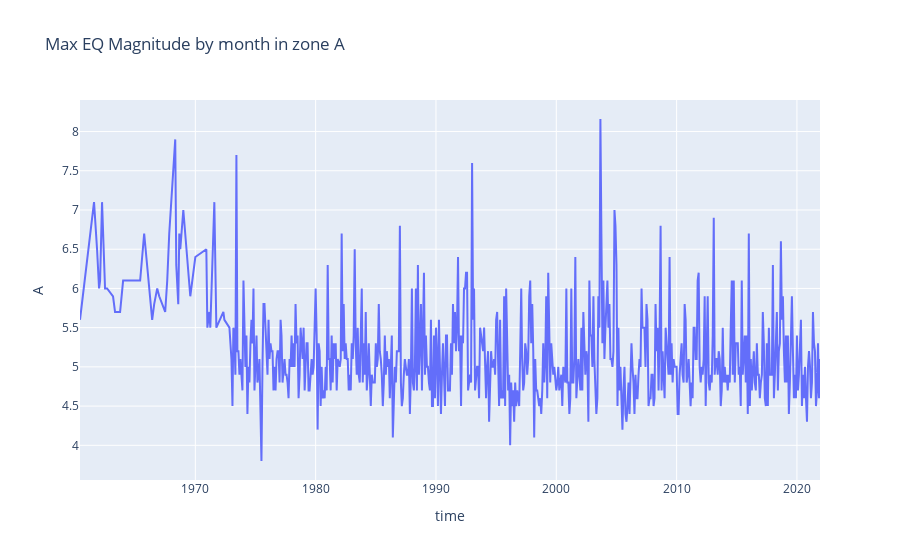
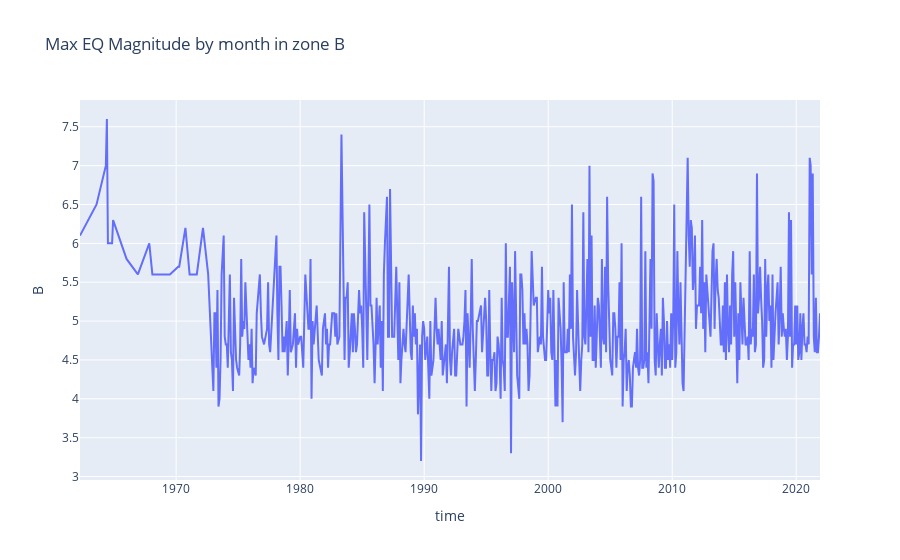
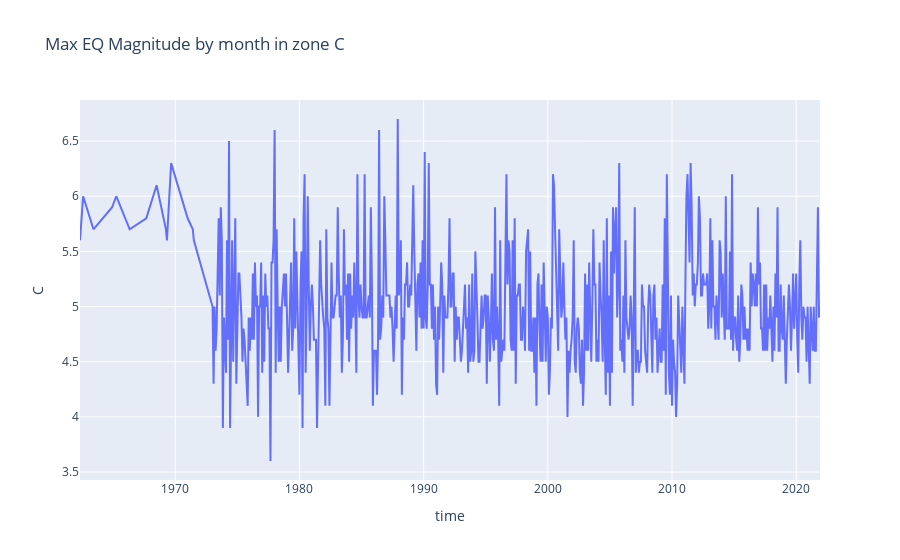
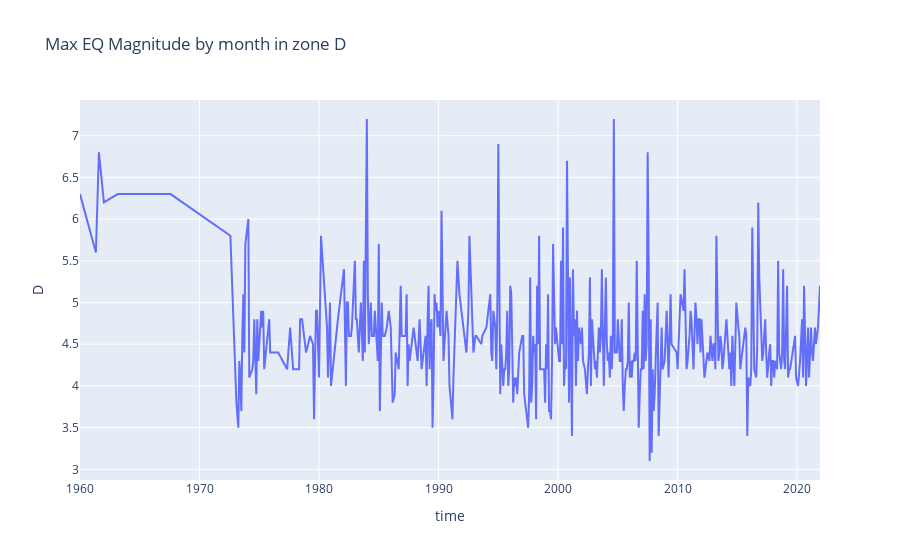

Notebook code for these charts, in order:
### Code cell
for z in list("ABCDEFG"):
    plot_mag(z)

### Figure 1 — Plotly figure (JSON) as saved in the notebook; plotly's stock layout.template omitted (floating-point values rounded to 4 significant figures; data arrays with more than 128 entries replaced by an {"elided": "..."} marker saying what was removed)
{"data": [{"hovertemplate": "time=%{x}<br>A=%{y}<extra></extra>", "legendgroup": "", "line": {"color": "#636efa", "dash": "solid"}, "mode": "lines", "name": "", "orientation": "v", "showlegend": false, "type": "scatter", "x": {"elided": "623 str values"}, "xaxis": "x", "y": {"elided": "623 float values"}, "yaxis": "y"}], "layout": {"legend": {"tracegroupgap": 0}, "title": {"text": "Max EQ Magnitude by month in zone A"}, "xaxis": {"anchor": "y", "domain": [0, 1], "title": {"text": "time"}}, "yaxis": {"anchor": "x", "domain": [0, 1], "title": {"text": "A"}}}}

### Figure 2 — Plotly figure (JSON) as saved in the notebook; plotly's stock layout.template omitted (floating-point values rounded to 4 significant figures; data arrays with more than 128 entries replaced by an {"elided": "..."} marker saying what was removed)
{"data": [{"hovertemplate": "time=%{x}<br>B=%{y}<extra></extra>", "legendgroup": "", "line": {"color": "#636efa", "dash": "solid"}, "mode": "lines", "name": "", "orientation": "v", "showlegend": false, "type": "scatter", "x": {"elided": "550 str values"}, "xaxis": "x", "y": {"elided": "550 float values"}, "yaxis": "y"}], "layout": {"legend": {"tracegroupgap": 0}, "title": {"text": "Max EQ Magnitude by month in zone B"}, "xaxis": {"anchor": "y", "domain": [0, 1], "title": {"text": "time"}}, "yaxis": {"anchor": "x", "domain": [0, 1], "title": {"text": "B"}}}}

### Figure 3 — Plotly figure (JSON) as saved in the notebook; plotly's stock layout.template omitted (floating-point values rounded to 4 significant figures; data arrays with more than 128 entries replaced by an {"elided": "..."} marker saying what was removed)
{"data": [{"hovertemplate": "time=%{x}<br>C=%{y}<extra></extra>", "legendgroup": "", "line": {"color": "#636efa", "dash": "solid"}, "mode": "lines", "name": "", "orientation": "v", "showlegend": false, "type": "scatter", "x": {"elided": "597 str values"}, "xaxis": "x", "y": {"elided": "597 float values"}, "yaxis": "y"}], "layout": {"legend": {"tracegroupgap": 0}, "title": {"text": "Max EQ Magnitude by month in zone C"}, "xaxis": {"anchor": "y", "domain": [0, 1], "title": {"text": "time"}}, "yaxis": {"anchor": "x", "domain": [0, 1], "title": {"text": "C"}}}}

### Figure 4 — Plotly figure (JSON) as saved in the notebook; plotly's stock layout.template omitted (floating-point values rounded to 4 significant figures; data arrays with more than 128 entries replaced by an {"elided": "..."} marker saying what was removed)
{"data": [{"hovertemplate": "time=%{x}<br>D=%{y}<extra></extra>", "legendgroup": "", "line": {"color": "#636efa", "dash": "solid"}, "mode": "lines", "name": "", "orientation": "v", "showlegend": false, "type": "scatter", "x": {"elided": "399 str values"}, "xaxis": "x", "y": {"elided": "399 float values"}, "yaxis": "y"}], "layout": {"legend": {"tracegroupgap": 0}, "title": {"text": "Max EQ Magnitude by month in zone D"}, "xaxis": {"anchor": "y", "domain": [0, 1], "title": {"text": "time"}}, "yaxis": {"anchor": "x", "domain": [0, 1], "title": {"text": "D"}}}}
